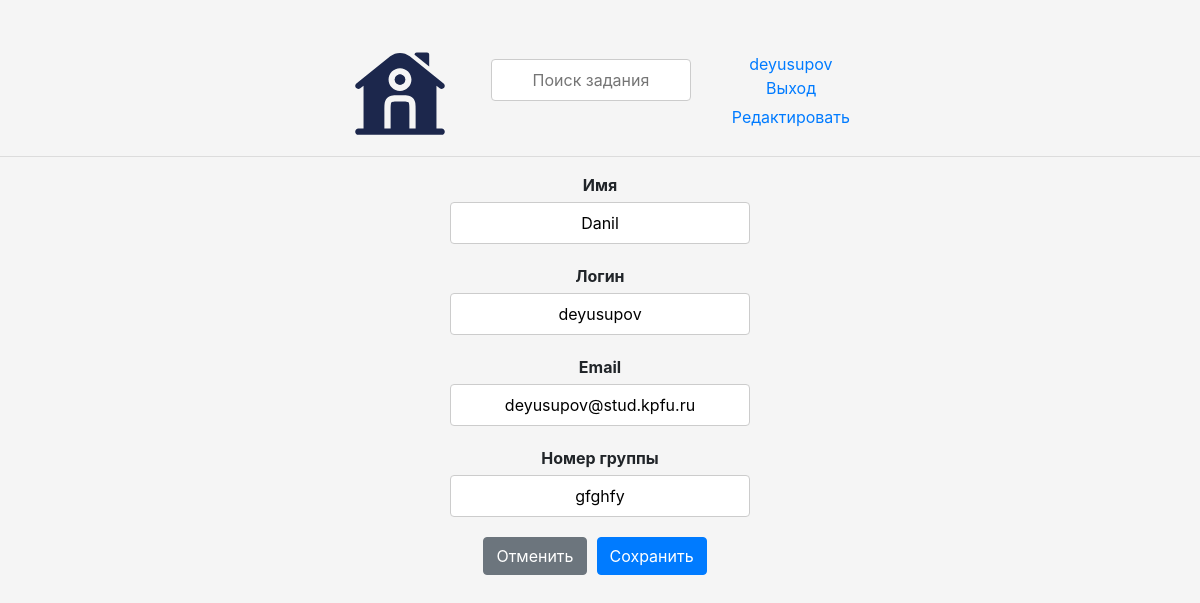
The page /update-user/ (signed in) on the database its author committed.
### base/models.py (models this page shows)
class User(AbstractUser):
    name = models.CharField(max_length=200, null=True)
    email = models.EmailField(unique=True, null=True)
    bio = models.TextField(null=True)
    ROLE_CHOICES = [
        ('admin', 'Admin'),
        ('user', 'User'),
    ]
    role = models.CharField(max_length=5, choices=ROLE_CHOICES, default='user')
    avatar = models.ImageField(null=True, default='avatar.svg')
    USERNAME_FIELD = 'email'
    REQUIRED_FIELDS = []

### base/views.py (the view)
# urls.py: path('update-user/', views.updateUser, name="update-user"),
@login_required(login_url='login')
def updateUser(request):
    user = request.user
    form = UserForm(instance=user)
    if request.method == 'POST':
        form = UserForm(request.POST, request.FILES, instance=user)
        if form.is_valid():
            form.save()
            return redirect('user-profile', pk=user.id)
    return render(request, 'base/update-user.html', {'form': form})

### base/forms.py
class UserForm(ModelForm):
    class Meta:
        model = User
        fields = ['avatar', 'name', 'username', 'email', 'bio']

### base/templates/base/update-user.html (shortened to what this page needs)
{% extends 'main.html' %}
{% load static %}
{% block content %}
<form method="POST" action="{% url 'update-user' %}">
  <link rel="stylesheet" href="{% static 'css/bootstrap.min.css' %}">
  <link rel="stylesheet" href="{% static 'styles/form_styles.css' %}">
  <div class="form__group">
      <label for="id_name">Имя</label>
      <input type="text" name="name" id="id_name" value="{{ user.name }}">
  </div>
  <div class="form__group">
    <label for="id_username">Логин</label>
    <input type="text" name="username" id="id_username"value="{{ user.username }}">
  </div>
  <div class="form__group">
      <label for="id_email">Email</label>
      <input type="email" name="email" id="id_email" value="{{ user.email }}">
  </div>
  <div class="form__group">
      <label for="id_bio">Номер группы</label>
      <input type="text" name="bio" id="id_bio" value="{{ user.bio }}">
  </div>
  <div class="form__buttons">
    <a href="/" class="btn btn-secondary">Отменить</a>
    <button type="submit" class="btn btn-primary">Сохранить</button>
</div>
</form>
  {% endblock content %}

### templates/navbar.html
{% load static %}
<div style="display: flex; align-items: center; justify-content: space-between; padding-top: 40px;">
    <link rel="stylesheet" href="{% static 'css/bootstrap.min.css' %}">
    <link rel="stylesheet" href="{% static 'styles/navbar_styles.css' %}">
    <a href="/" style="margin-left: 350px;">
        <img src="{% static 'images/home.svg' %}" alt="Логотип" width="100" height="100">
    </a>
    <div class="form__group">
    <form method="GET" action="{% url 'home' %}" style="flex-grow: 1; text-align: center;">
        <input type="text" name="q" placeholder="Поиск задания" style="width: 200px;">
    </form>
    </div>
    <div style="display: flex; flex-direction: column; align-items: center; margin-right: 350px;">
        {% if request.user.is_authenticated %}
        <a href="{% url 'home' %}">{{request.user.username}}</a>
        <a href="{% url 'logout' %}">Выход</a>
        <a href="{% url 'update-user' %}" style="margin-top: 5px;">Редактировать</a>
        {% else %}
        <a href="{% url 'login' %}">Вход</a>
        {% endif %}
    </div>
</div>

### static/styles/main.css (style rules this page uses)
.body { background-color: whitesmoke; }

### static/styles/navbar_styles.css (style rules this page uses)
.form__group input { width: 100px; padding: 8px; box-sizing: border-box; border: 1px solid rgb(63, 48, 48)c3c; border-radius: 4px; text-align: center; }

### static/styles/form_styles.css (style rules this page uses)
.form__group { margin-bottom: 20px; }
.form__group label { display: block; margin-bottom: 5px; font-weight: bold; }
.form__group input, .form__group textarea { width: 100%; padding: 8px; box-sizing: border-box; border: 1px solid #ccc; border-radius: 4px; }
.form__group label { display: block; margin-bottom: 5px; font-weight: bold; text-align: center; }
.form__group { text-align: center; display: flex; flex-direction: column; align-items: center; }
.form__group label { display: block; margin-bottom: 5px; font-weight: bold; text-align: left; }
.form__group input, .form__group textarea { width: 300px; padding: 8px; box-sizing: border-box; border: 1px solid #ccc; border-radius: 4px; text-align: center; }
.form__buttons { display: flex; justify-content: center; margin-top: 15px; }
.form__buttons button { margin: 0 10px; }

### rows shown on the page
User: user.username "deyusupov", name "Danil", email "deyusupov@stud.kpfu.ru", bio "gfghfy"
